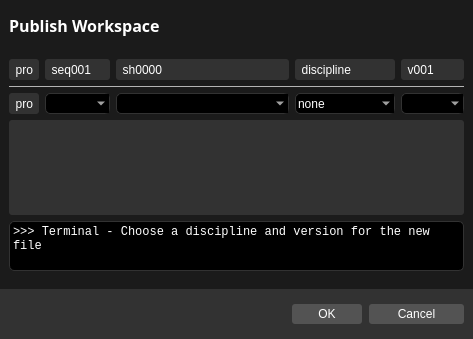
<?xml version="1.0" encoding="UTF-8"?>
<ui version="4.0">
 <class>CreateFile</class>
 <widget class="QDialog" name="CreateFile">
  <property name="geometry">
   <rect>
    <x>0</x>
    <y>0</y>
    <width>473</width>
    <height>339</height>
   </rect>
  </property>
  <property name="windowTitle">
   <string>Dialog</string>
  </property>
  <property name="styleSheet">
   <string notr="true">background-color: rgb(27, 27, 27);</string>
  </property>
  <layout class="QVBoxLayout" name="verticalLayout_3">
   <property name="spacing">
    <number>0</number>
   </property>
   <property name="leftMargin">
    <number>0</number>
   </property>
   <property name="topMargin">
    <number>0</number>
   </property>
   <property name="rightMargin">
    <number>0</number>
   </property>
   <property name="bottomMargin">
    <number>0</number>
   </property>
   <item>
    <widget class="QFrame" name="frameAll">
     <property name="frameShape">
      <enum>QFrame::NoFrame</enum>
     </property>
     <property name="frameShadow">
      <enum>QFrame::Plain</enum>
     </property>
     <property name="lineWidth">
      <number>0</number>
     </property>
     <layout class="QVBoxLayout" name="verticalLayout">
      <property name="spacing">
       <number>0</number>
      </property>
      <property name="leftMargin">
       <number>0</number>
      </property>
      <property name="topMargin">
       <number>0</number>
      </property>
      <property name="rightMargin">
       <number>0</number>
      </property>
      <property name="bottomMargin">
       <number>0</number>
      </property>
      <item>
       <widget class="QFrame" name="frameTitle">
        <property name="minimumSize">
         <size>
          <width>0</width>
          <height>50</height>
         </size>
        </property>
        <property name="maximumSize">
         <size>
          <width>16777215</width>
          <height>50</height>
         </size>
        </property>
        <property name="styleSheet">
         <string notr="true"/>
        </property>
        <property name="frameShape">
         <enum>QFrame::NoFrame</enum>
        </property>
        <property name="frameShadow">
         <enum>QFrame::Plain</enum>
        </property>
        <property name="lineWidth">
         <number>0</number>
        </property>
        <layout class="QHBoxLayout" name="horizontalLayout_6" stretch="0,0">
         <property name="spacing">
          <number>0</number>
         </property>
         <property name="leftMargin">
          <number>9</number>
         </property>
         <property name="topMargin">
          <number>0</number>
         </property>
         <property name="rightMargin">
          <number>9</number>
         </property>
         <property name="bottomMargin">
          <number>0</number>
         </property>
         <item>
          <widget class="QLabel" name="labelCreateFile">
           <property name="font">
            <font>
             <family>Source Sans Pro</family>
             <pointsize>12</pointsize>
             <weight>75</weight>
             <bold>true</bold>
            </font>
           </property>
           <property name="styleSheet">
            <string notr="true">color:white;</string>
           </property>
           <property name="text">
            <string>Publish Workspace</string>
           </property>
           <property name="alignment">
            <set>Qt::AlignLeading|Qt::AlignLeft|Qt::AlignVCenter</set>
           </property>
          </widget>
         </item>
         <item>
          <spacer name="horizontalSpacer">
           <property name="orientation">
            <enum>Qt::Horizontal</enum>
           </property>
           <property name="sizeHint" stdset="0">
            <size>
             <width>40</width>
             <height>20</height>
            </size>
           </property>
          </spacer>
         </item>
        </layout>
       </widget>
      </item>
      <item>
       <widget class="QFrame" name="frameInput">
        <property name="frameShape">
         <enum>QFrame::NoFrame</enum>
        </property>
        <property name="frameShadow">
         <enum>QFrame::Plain</enum>
        </property>
        <property name="lineWidth">
         <number>0</number>
        </property>
        <layout class="QVBoxLayout" name="verticalLayout_2">
         <property name="spacing">
          <number>6</number>
         </property>
         <property name="leftMargin">
          <number>9</number>
         </property>
         <property name="rightMargin">
          <number>9</number>
         </property>
         <property name="bottomMargin">
          <number>6</number>
         </property>
         <item>
          <widget class="QFrame" name="frameActualFile">
           <property name="styleSheet">
            <string notr="true"/>
           </property>
           <property name="frameShape">
            <enum>QFrame::NoFrame</enum>
           </property>
           <property name="frameShadow">
            <enum>QFrame::Plain</enum>
           </property>
           <layout class="QHBoxLayout" name="horizontalLayout_3">
            <property name="spacing">
             <number>6</number>
            </property>
            <property name="leftMargin">
             <number>0</number>
            </property>
            <property name="topMargin">
             <number>0</number>
            </property>
            <property name="rightMargin">
             <number>0</number>
            </property>
            <property name="bottomMargin">
             <number>0</number>
            </property>
            <item>
             <widget class="QLabel" name="labelActualProject">
              <property name="minimumSize">
               <size>
                <width>30</width>
                <height>21</height>
               </size>
              </property>
              <property name="maximumSize">
               <size>
                <width>30</width>
                <height>21</height>
               </size>
              </property>
              <property name="font">
               <font>
                <family>Segoe UI</family>
                <pointsize>9</pointsize>
                <weight>50</weight>
                <bold>false</bold>
               </font>
              </property>
              <property name="styleSheet">
               <string notr="true">	background-color: rgb(50, 50, 50);
	color: rgb(255, 255, 255);
	border-radius: 3px;
	border-color: rgb(50, 50, 50);</string>
              </property>
              <property name="text">
               <string>  pro</string>
              </property>
             </widget>
            </item>
            <item>
             <widget class="QLabel" name="labelActualSequence">
              <property name="minimumSize">
               <size>
                <width>65</width>
                <height>21</height>
               </size>
              </property>
              <property name="maximumSize">
               <size>
                <width>65</width>
                <height>16777215</height>
               </size>
              </property>
              <property name="styleSheet">
               <string notr="true">	background-color: rgb(50, 50, 50);
	color: rgb(255, 255, 255);
	border-radius: 3px;
	border-color: rgb(50, 50, 50);</string>
              </property>
              <property name="text">
               <string>  seq001</string>
              </property>
             </widget>
            </item>
            <item>
             <widget class="QLabel" name="labelActualShot">
              <property name="minimumSize">
               <size>
                <width>173</width>
                <height>0</height>
               </size>
              </property>
              <property name="maximumSize">
               <size>
                <width>173</width>
                <height>16777215</height>
               </size>
              </property>
              <property name="styleSheet">
               <string notr="true">	background-color: rgb(50, 50, 50);
	color: rgb(255, 255, 255);
	border-radius: 3px;
	border-color: rgb(50, 50, 50);</string>
              </property>
              <property name="text">
               <string>  sh0000</string>
              </property>
             </widget>
            </item>
            <item>
             <widget class="QLabel" name="labelActualDiscipline">
              <property name="minimumSize">
               <size>
                <width>100</width>
                <height>21</height>
               </size>
              </property>
              <property name="maximumSize">
               <size>
                <width>100</width>
                <height>21</height>
               </size>
              </property>
              <property name="font">
               <font>
                <family>Segoe UI</family>
                <pointsize>9</pointsize>
               </font>
              </property>
              <property name="styleSheet">
               <string notr="true">	background-color: rgb(50, 50, 50);
	color: rgb(255, 255, 255);
	border-radius: 3px;
	border-color: rgb(50, 50, 50);</string>
              </property>
              <property name="text">
               <string>  discipline</string>
              </property>
             </widget>
            </item>
            <item>
             <widget class="QLabel" name="labelActualVersion">
              <property name="minimumSize">
               <size>
                <width>63</width>
                <height>21</height>
               </size>
              </property>
              <property name="maximumSize">
               <size>
                <width>63</width>
                <height>21</height>
               </size>
              </property>
              <property name="font">
               <font>
                <family>Segoe UI</family>
                <pointsize>9</pointsize>
               </font>
              </property>
              <property name="styleSheet">
               <string notr="true">	background-color: rgb(50, 50, 50);
	color: rgb(255, 255, 255);
	border-radius: 3px;
	border-color: rgb(50, 50, 50);</string>
              </property>
              <property name="text">
               <string>  v001</string>
              </property>
             </widget>
            </item>
           </layout>
          </widget>
         </item>
         <item>
          <widget class="QLabel" name="labelLine">
           <property name="maximumSize">
            <size>
             <width>16777215</width>
             <height>1</height>
            </size>
           </property>
           <property name="styleSheet">
            <string notr="true">border-color: rgb(180, 180, 180);
background-color: rgb(180, 180, 180);
border-style:solid;
border-radius: 5px;
border-width: 1px;</string>
           </property>
           <property name="text">
            <string/>
           </property>
          </widget>
         </item>
         <item>
          <widget class="QFrame" name="frameFileInput">
           <property name="maximumSize">
            <size>
             <width>16777215</width>
             <height>24</height>
            </size>
           </property>
           <property name="frameShape">
            <enum>QFrame::NoFrame</enum>
           </property>
           <property name="frameShadow">
            <enum>QFrame::Plain</enum>
           </property>
           <property name="lineWidth">
            <number>0</number>
           </property>
           <layout class="QHBoxLayout" name="horizontalLayout">
            <property name="spacing">
             <number>6</number>
            </property>
            <property name="leftMargin">
             <number>0</number>
            </property>
            <property name="topMargin">
             <number>0</number>
            </property>
            <property name="rightMargin">
             <number>0</number>
            </property>
            <property name="bottomMargin">
             <number>0</number>
            </property>
            <item>
             <widget class="QLabel" name="labelActualProject_2">
              <property name="minimumSize">
               <size>
                <width>30</width>
                <height>21</height>
               </size>
              </property>
              <property name="maximumSize">
               <size>
                <width>30</width>
                <height>16777215</height>
               </size>
              </property>
              <property name="font">
               <font>
                <family>Segoe UI</family>
                <pointsize>9</pointsize>
               </font>
              </property>
              <property name="styleSheet">
               <string notr="true">	background-color: rgb(50, 50, 50);
	color: rgb(255, 255, 255);
	border-radius: 3px;
	border-color: rgb(50, 50, 50);</string>
              </property>
              <property name="text">
               <string>  pro</string>
              </property>
             </widget>
            </item>
            <item>
             <widget class="QComboBox" name="comboBoxSequence">
              <property name="minimumSize">
               <size>
                <width>65</width>
                <height>21</height>
               </size>
              </property>
              <property name="maximumSize">
               <size>
                <width>65</width>
                <height>16777215</height>
               </size>
              </property>
              <property name="styleSheet">
               <string notr="true">QComboBox {
	color: rgb(255, 255, 255);
	background-color: rgb(0, 0, 0);
	border-style: solid;
    border-width: 1px;
	border-radius: 5px;
	border-color: rgb(50, 50, 50);
}
QComboBox:item {
   color: rgb(255, 255, 255);
}
</string>
              </property>
             </widget>
            </item>
            <item>
             <widget class="QComboBox" name="comboBoxShot">
              <property name="minimumSize">
               <size>
                <width>173</width>
                <height>21</height>
               </size>
              </property>
              <property name="maximumSize">
               <size>
                <width>173</width>
                <height>16777215</height>
               </size>
              </property>
              <property name="font">
               <font>
                <family>Segoe UI</family>
                <pointsize>9</pointsize>
               </font>
              </property>
              <property name="styleSheet">
               <string notr="true">QComboBox {
	color: rgb(255, 255, 255);
	background-color: rgb(0, 0, 0);
	border-style: solid;
    border-width: 1px;
	border-radius: 5px;
	border-color: rgb(50, 50, 50);
}
QComboBox:item {
   color: rgb(255, 255, 255);
}
</string>
              </property>
             </widget>
            </item>
            <item>
             <widget class="QComboBox" name="comboBoxDiscipline">
              <property name="minimumSize">
               <size>
                <width>100</width>
                <height>21</height>
               </size>
              </property>
              <property name="maximumSize">
               <size>
                <width>100</width>
                <height>16777215</height>
               </size>
              </property>
              <property name="font">
               <font>
                <family>Segoe UI</family>
                <pointsize>9</pointsize>
               </font>
              </property>
              <property name="styleSheet">
               <string notr="true">QComboBox {
	color: rgb(255, 255, 255);
	background-color: rgb(0, 0, 0);
	border-style: solid;
    border-width: 1px;
	border-radius: 5px;
	border-color: rgb(50, 50, 50);
}
QComboBox:item {
   color: rgb(255, 255, 255);
}
</string>
              </property>
              <property name="editable">
               <bool>true</bool>
              </property>
              <property name="frame">
               <bool>false</bool>
              </property>
              <item>
               <property name="text">
                <string>none</string>
               </property>
              </item>
              <item>
               <property name="text">
                <string>research</string>
               </property>
              </item>
              <item>
               <property name="text">
                <string>modeling</string>
               </property>
              </item>
              <item>
               <property name="text">
                <string>rigging</string>
               </property>
              </item>
              <item>
               <property name="text">
                <string>lookdev</string>
               </property>
              </item>
              <item>
               <property name="text">
                <string>lighting</string>
               </property>
              </item>
              <item>
               <property name="text">
                <string>rendering</string>
               </property>
              </item>
             </widget>
            </item>
            <item>
             <widget class="QComboBox" name="comboBoxVersion">
              <property name="minimumSize">
               <size>
                <width>63</width>
                <height>21</height>
               </size>
              </property>
              <property name="maximumSize">
               <size>
                <width>63</width>
                <height>16777215</height>
               </size>
              </property>
              <property name="styleSheet">
               <string notr="true">QComboBox {
	color: rgb(255, 255, 255);
	background-color: rgb(0, 0, 0);
	border-style: solid;
    border-width: 1px;
	border-radius: 5px;
	border-color: rgb(50, 50, 50);
}
QComboBox:item {
   color: rgb(255, 255, 255);
}
</string>
              </property>
              <property name="editable">
               <bool>true</bool>
              </property>
              <property name="frame">
               <bool>false</bool>
              </property>
             </widget>
            </item>
           </layout>
          </widget>
         </item>
         <item>
          <widget class="QFrame" name="frameComment">
           <property name="frameShape">
            <enum>QFrame::NoFrame</enum>
           </property>
           <property name="frameShadow">
            <enum>QFrame::Plain</enum>
           </property>
           <property name="lineWidth">
            <number>0</number>
           </property>
           <layout class="QHBoxLayout" name="horizontalLayout_2">
            <property name="spacing">
             <number>6</number>
            </property>
            <property name="leftMargin">
             <number>0</number>
            </property>
            <property name="topMargin">
             <number>0</number>
            </property>
            <property name="rightMargin">
             <number>0</number>
            </property>
            <property name="bottomMargin">
             <number>0</number>
            </property>
            <item>
             <widget class="QPlainTextEdit" name="plainTextEditComment">
              <property name="font">
               <font>
                <family>Segoe UI</family>
                <pointsize>9</pointsize>
               </font>
              </property>
              <property name="styleSheet">
               <string notr="true">	background-color: rgb(50, 50, 50);
	color: rgb(255, 255, 255);
	border-radius: 3px;
	border-color: rgb(50, 50, 50);</string>
              </property>
              <property name="frameShape">
               <enum>QFrame::NoFrame</enum>
              </property>
              <property name="frameShadow">
               <enum>QFrame::Plain</enum>
              </property>
             </widget>
            </item>
           </layout>
          </widget>
         </item>
        </layout>
       </widget>
      </item>
      <item>
       <widget class="QFrame" name="frameInformations">
        <property name="styleSheet">
         <string notr="true"/>
        </property>
        <property name="frameShape">
         <enum>QFrame::NoFrame</enum>
        </property>
        <property name="frameShadow">
         <enum>QFrame::Plain</enum>
        </property>
        <property name="lineWidth">
         <number>0</number>
        </property>
        <layout class="QVBoxLayout" name="verticalLayout_4">
         <property name="spacing">
          <number>0</number>
         </property>
         <property name="leftMargin">
          <number>9</number>
         </property>
         <property name="topMargin">
          <number>0</number>
         </property>
         <property name="rightMargin">
          <number>9</number>
         </property>
         <property name="bottomMargin">
          <number>18</number>
         </property>
         <item>
          <widget class="QLabel" name="labelInformations">
           <property name="minimumSize">
            <size>
             <width>0</width>
             <height>50</height>
            </size>
           </property>
           <property name="maximumSize">
            <size>
             <width>16777215</width>
             <height>16777215</height>
            </size>
           </property>
           <property name="font">
            <font>
             <family>Consolas</family>
            </font>
           </property>
           <property name="cursor">
            <cursorShape>IBeamCursor</cursorShape>
           </property>
           <property name="styleSheet">
            <string notr="true">QLabel
{
	color: rgb(255, 255, 255);
	background-color: rgb(0, 0, 0);
	border-style: solid;
    border-width: 1px;
	border-radius: 5px;
	border-color: rgb(50, 50, 50);
}
QComboBox QAbstractItemView {
	color: rgb(255, 255, 255);
    selection-background-color: lightgray;
}</string>
           </property>
           <property name="frameShape">
            <enum>QFrame::StyledPanel</enum>
           </property>
           <property name="text">
            <string>&gt;&gt;&gt; Terminal - Choose a discipline and version for the new file</string>
           </property>
           <property name="alignment">
            <set>Qt::AlignLeading|Qt::AlignLeft|Qt::AlignTop</set>
           </property>
           <property name="wordWrap">
            <bool>true</bool>
           </property>
           <property name="margin">
            <number>9</number>
           </property>
           <property name="textInteractionFlags">
            <set>Qt::LinksAccessibleByMouse|Qt::TextSelectableByKeyboard|Qt::TextSelectableByMouse</set>
           </property>
          </widget>
         </item>
        </layout>
       </widget>
      </item>
      <item>
       <widget class="QFrame" name="frameChoice">
        <property name="minimumSize">
         <size>
          <width>0</width>
          <height>50</height>
         </size>
        </property>
        <property name="maximumSize">
         <size>
          <width>16777215</width>
          <height>50</height>
         </size>
        </property>
        <property name="styleSheet">
         <string notr="true">	background-color: rgb(50, 50, 50);</string>
        </property>
        <property name="frameShape">
         <enum>QFrame::NoFrame</enum>
        </property>
        <property name="frameShadow">
         <enum>QFrame::Plain</enum>
        </property>
        <property name="lineWidth">
         <number>0</number>
        </property>
        <layout class="QHBoxLayout" name="horizontalLayout_9">
         <property name="spacing">
          <number>6</number>
         </property>
         <property name="leftMargin">
          <number>9</number>
         </property>
         <property name="topMargin">
          <number>0</number>
         </property>
         <property name="rightMargin">
          <number>9</number>
         </property>
         <property name="bottomMargin">
          <number>0</number>
         </property>
         <item>
          <spacer name="spacerProject">
           <property name="orientation">
            <enum>Qt::Horizontal</enum>
           </property>
           <property name="sizeType">
            <enum>QSizePolicy::Fixed</enum>
           </property>
           <property name="sizeHint" stdset="0">
            <size>
             <width>10</width>
             <height>0</height>
            </size>
           </property>
          </spacer>
         </item>
         <item>
          <widget class="QLabel" name="labelSeparator">
           <property name="font">
            <font>
             <family>Source Sans Pro</family>
             <pointsize>12</pointsize>
             <weight>75</weight>
             <bold>true</bold>
            </font>
           </property>
           <property name="styleSheet">
            <string notr="true">color: rgb(255, 255, 255);</string>
           </property>
           <property name="text">
            <string/>
           </property>
           <property name="alignment">
            <set>Qt::AlignLeading|Qt::AlignLeft|Qt::AlignVCenter</set>
           </property>
          </widget>
         </item>
         <item>
          <widget class="QPushButton" name="buttonOk">
           <property name="maximumSize">
            <size>
             <width>70</width>
             <height>20</height>
            </size>
           </property>
           <property name="font">
            <font>
             <family>Segoe UI</family>
             <pointsize>9</pointsize>
             <weight>50</weight>
             <bold>false</bold>
            </font>
           </property>
           <property name="styleSheet">
            <string notr="true">QPushButton
{
	background-color: rgb(83, 83, 83);
	color: rgb(255, 255, 255);
	border-radius: 3px;
}
QPushButton:hover:!pressed
{
	background-color: rgb(100, 100, 100);
}</string>
           </property>
           <property name="text">
            <string>OK</string>
           </property>
          </widget>
         </item>
         <item>
          <spacer name="spacerButtons">
           <property name="orientation">
            <enum>Qt::Horizontal</enum>
           </property>
           <property name="sizeType">
            <enum>QSizePolicy::Fixed</enum>
           </property>
           <property name="sizeHint" stdset="0">
            <size>
             <width>1</width>
             <height>20</height>
            </size>
           </property>
          </spacer>
         </item>
         <item>
          <widget class="QPushButton" name="buttonCancel">
           <property name="minimumSize">
            <size>
             <width>0</width>
             <height>20</height>
            </size>
           </property>
           <property name="maximumSize">
            <size>
             <width>95</width>
             <height>20</height>
            </size>
           </property>
           <property name="font">
            <font>
             <family>Segoe UI</family>
             <pointsize>9</pointsize>
             <weight>50</weight>
             <bold>false</bold>
            </font>
           </property>
           <property name="styleSheet">
            <string notr="true">QPushButton
{
	background-color: rgb(83, 83, 83);
	color: rgb(255, 255, 255);
	border-radius: 3px;
}
QPushButton:hover:!pressed
{
	background-color: rgb(100, 100, 100);
}</string>
           </property>
           <property name="text">
            <string>Cancel</string>
           </property>
          </widget>
         </item>
        </layout>
       </widget>
      </item>
     </layout>
    </widget>
   </item>
  </layout>
 </widget>
 <resources>
  <include location="cioxo_QtResources.qrc"/>
 </resources>
 <connections/>
</ui>
